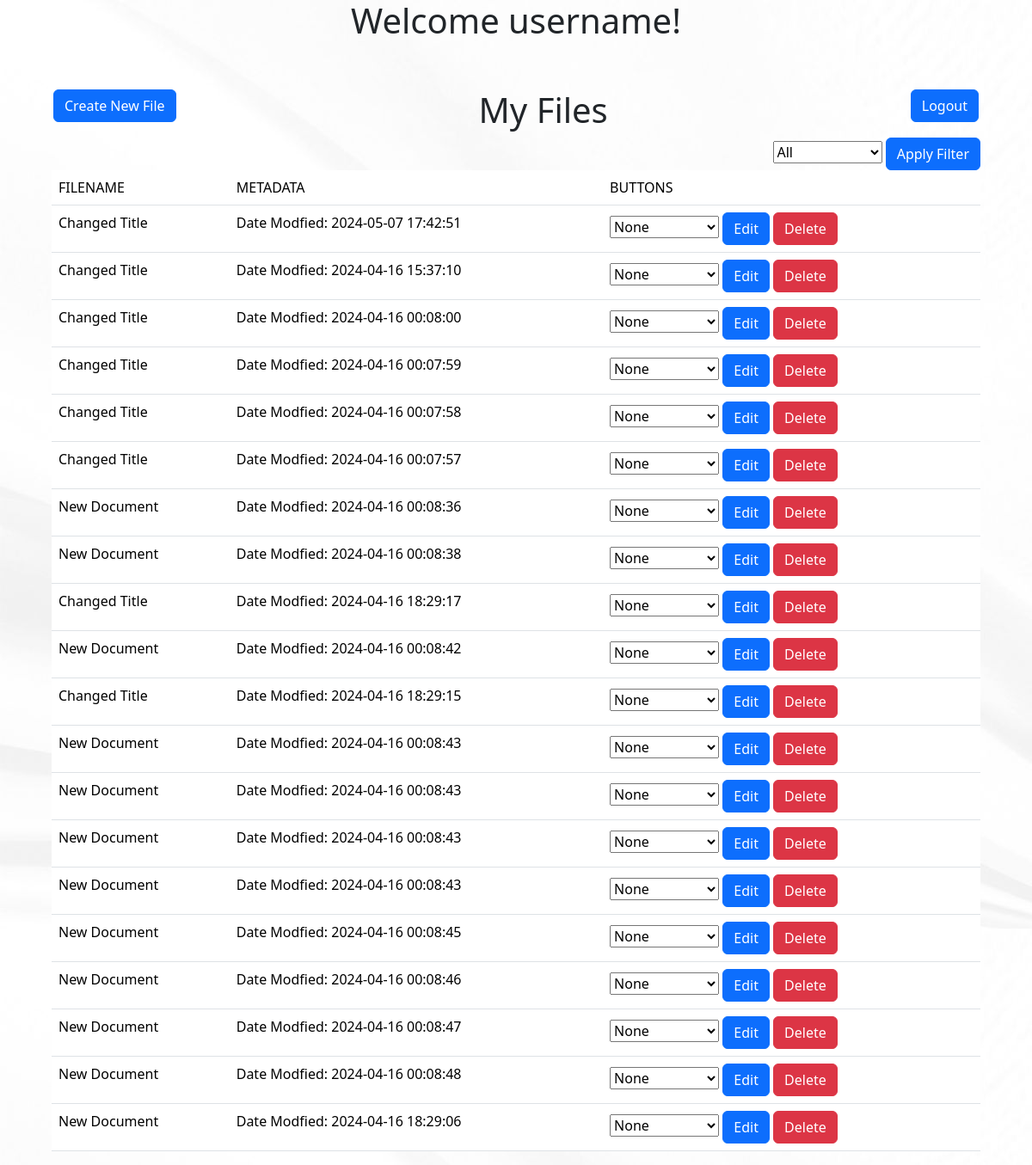
Page / (signed in) on the earlier database version.
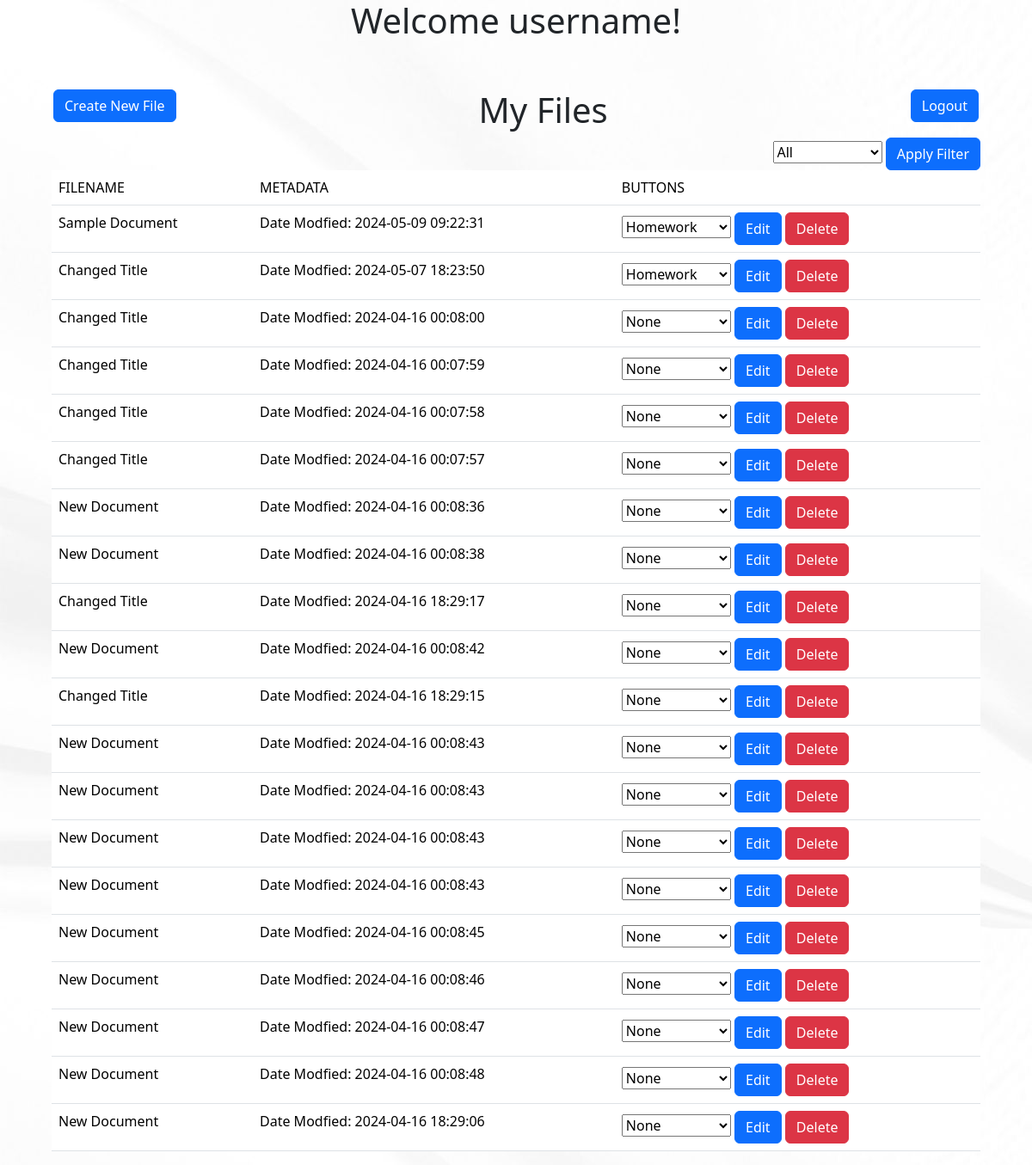
Same page on the later database version.
### NoteNinjabackend/models.py (models this page shows)
class Document(db.Model):
    id = db.Column(db.Integer, primary_key=True)
    data = db.Column(db.String(10000))
    date = db.Column(db.DateTime(timezone=True), default=func.now())
    name = db.Column(db.String(100))
    tag = db.Column(db.String(100))
    font = db.Column(db.String(100))
    font_size = db.Column(db.Integer)
    align = db.Column(db.String(100))
    user_id = db.Column(db.Integer, db.ForeignKey('user.id'))

### NoteNinjabackend/views.py (the view, shortened to what this page needs)
@views.route('/', methods=['GET', 'POST'])
@login_required
def home():
    data = request.form
    submitType = request.form.get("submitType")
    docID = request.form.get("docID")
    var = {"docID":docID}
    print(data)
    if request.method == "GET":
        return render_template("home.html", query=db.session.get(User,current_user.id).documents, user=db.session.get(User,current_user.id))

### NoteNinjabackend/__init__.py (called while the page is built)
def create_app():
    app = Flask(__name__)
    app.config['SECRET_KEY'] = 'kjdnfvpiubfpiv'
    app.config['SQLALCHEMY_DATABASE_URI'] = f'sqlite:///{DB_NAME}'
    db.init_app(app)
    from .views import views
    from .auth import auth
    app.register_blueprint(views, url_prefix='/')
    app.register_blueprint(auth, url_prefix='/')
    from .models import User, Document
    with app.app_context():
        create_database()
    login_manager = LoginManager()
    login_manager.login_view = 'auth.go'
    login_manager.init_app(app)
    @login_manager.user_loader
    def load_user(id):
        return User.query.get(int(id))
    return app

### NoteNinjabackend/templates/home.html (shortened to what this page needs)
<!DOCTYPE html>
<html lang="en">
<head>
    <link href="https://cdn.jsdelivr.net/npm/bootstrap@5.3.3/dist/css/bootstrap.min.css" rel="stylesheet">
</head>
<body background="{{ url_for('static',filename='resources/background.jpg') }}" style="width: 90%; align-items: center; margin-left: 5%;">
    <div class="title">
        <h1 style="text-align: center;">Welcome {{user.username}}!</h1>
    </div>
    <br><br>
    <form method="POST">
        <button class="btn btn-primary" style="float:left; margin-left: 2px;" name="submitType" value="create">Create New File</button>
    </form>
    <a href="/logout"class="btn btn-primary" style="float:right; margin-right: 2px;">Logout</a>
    <table class="table">
        <h1 style="text-align: center;">My Files</h1>
        <thead>
            <tr>
                <td>
                    FILENAME
                </td>
                <td>
                    METADATA
                </td>
                <td>
                    BUTTONS
                </td>
            </tr>
            <div style="float: right">
                <form method="POST">
                    <select id="filterBox" name="filterType">
                        <option name="filterType" value="All">All</option>
                    </select>
                    <button type="submit" class="btn btn-primary" name="submitType" value="filter">Apply Filter</button>
                </form>
            </div>
        </thead>
        <tbody>
            {% for Document in query %}
            <tr>
                <td>
                    {{Document.name}}
                </td>
                <td>
                    Date Modfied:
                    {{Document.date}}
                </td>
                <td>
                    <form method="POST">
                        <select id="tagBox">
                            <option disabled selected value="{{Document.tag}}">{{Document.tag}}</option>
                        </select>
                        <button type="submit" class="btn btn-primary" name="submitType" value="edit">Edit</button>
                        <button type="submit" class="btn btn-danger" name="submitType" value="delete">Delete</button>
                    </form>
                </td>
            </tr>
            {% endfor %}
        </tbody>
    </table>
</body>
</html>

Differences in the rows shown:
removed Document: name "Changed Title", date "2024-05-07 17:42:51", tag "None"
added Document: name "Sample Document", date "2024-05-09 09:22:31", tag "Homework"
changed Document (number 2 of 20 on the later page): date "2024-04-16 15:37:10" → "2024-05-07 18:23:50"; tag "None" → "Homework"
